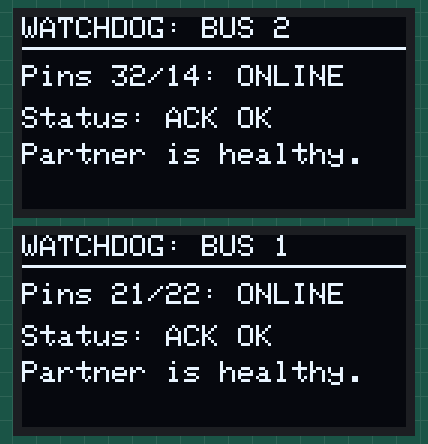
The sketch below on a simulated ESP32. Shown: 2 × 128×64 one-colour display. What the sketch prints to the serial monitor is not drawn.

Above: at 1.2 s.

The sketch:

esp32_i2c_watchdog_recover.ino
```cpp
#include <Wire.h>
#include <Adafruit_GFX.h>
#include <Adafruit_SSD1306.h>

#define SCREEN_WIDTH 128
#define SCREEN_HEIGHT 64

// Define two separate display objects
Adafruit_SSD1306 display1(SCREEN_WIDTH, SCREEN_HEIGHT, &Wire, -1);   // Bus 1 (Pins 21/22)
Adafruit_SSD1306 display2(SCREEN_WIDTH, SCREEN_HEIGHT, &Wire1, -1);  // Bus 2 (Pins 32/14)

// Tracking states to handle auto-recovery when power returns
bool display1Ready = false;
bool display2Ready = false;

void setup() {
  Serial.begin(115200);
  delay(1000);

  // Initialize both independent hardware buses
  Wire.begin(21, 22);   // Bus 1
  Wire1.begin(32, 14);  // Bus 2

  // Initial startup attempt
  display1Ready = display1.begin(SSD1306_SWITCHCAPVCC, 0x3C);
  display2Ready = display2.begin(SSD1306_SWITCHCAPVCC, 0x3C);
}

void loop() {
  // 1. Probe Bus 1 (Pins 21/22)
  Wire.beginTransmission(0x3C);
  byte bus1Error = Wire.endTransmission();

  // 2. Probe Bus 2 (Pins 32/14)
  Wire1.beginTransmission(0x3C);
  byte bus2Error = Wire1.endTransmission();

  // --- AUTO-RECOVERY & DISPLAY 1 LOGIC ---
  if (bus1Error == 0) {
    // If the bus is back to healthy but display wasn't initialized, revive it automatically!
    if (!display1Ready) {
      display1Ready = display1.begin(SSD1306_SWITCHCAPVCC, 0x3C);
    }

    if (display1Ready) {
      display1.clearDisplay();
      display1.setTextSize(1);
      display1.setTextColor(SSD1306_WHITE);
      display1.setCursor(0, 0);
      display1.println("WATCHDOG: BUS 2");
      display1.drawLine(0, 10, 128, 10, SSD1306_WHITE);

      display1.setCursor(0, 16);
      display1.print("Pins 32/14: ");
      if (bus2Error == 0) {
        display1.println("ONLINE");
        display1.setCursor(0, 30);
        display1.println("Status: ACK OK");
        display1.setCursor(0, 42);
        display1.println("Partner is healthy.");
      } else {
        display1.println("FAULT!");
        display1.setCursor(0, 30);
        display1.print("Err Code: ");
        display1.println(bus2Error);
        display1.setCursor(0, 42);
        display1.println("Partner bus down!");
      }
      display1.display();
    }
  } else {
    display1Ready = false; // Mark unready if the bus throws an error
  }

  // --- AUTO-RECOVERY & DISPLAY 2 LOGIC ---
  if (bus2Error == 0) {
    // If the bus is back to healthy but display wasn't initialized, revive it automatically!
    if (!display2Ready) {
      display2Ready = display2.begin(SSD1306_SWITCHCAPVCC, 0x3C);
    }

    if (display2Ready) {
      display2.clearDisplay();
      display2.setTextSize(1);
      display2.setTextColor(SSD1306_WHITE);
      display2.setCursor(0, 0);
      display2.println("WATCHDOG: BUS 1");
      display2.drawLine(0, 10, 128, 10, SSD1306_WHITE);

      display2.setCursor(0, 16);
      display2.print("Pins 21/22: ");
      if (bus1Error == 0) {
        display2.println("ONLINE");
        display2.setCursor(0, 30);
        display2.println("Status: ACK OK");
        display2.setCursor(0, 42);
        display2.println("Partner is healthy.");
      } else {
        display2.println("FAULT!");
        display2.setCursor(0, 30);
        display2.print("Err Code: ");
        display2.println(bus1Error);
        display2.setCursor(0, 42);
        display2.println("Partner bus down!");
      }
      display2.display();
    }
  } else {
    display2Ready = false; // Mark unready if the bus throws an error
  }

  // Serial Monitor diagnostic dump
  Serial.print("Bus 1 Error: ");
  Serial.print(bus1Error);
  Serial.print(" | Bus 2 Error: ");
  Serial.println(bus2Error);

  delay(1000);
}
```
